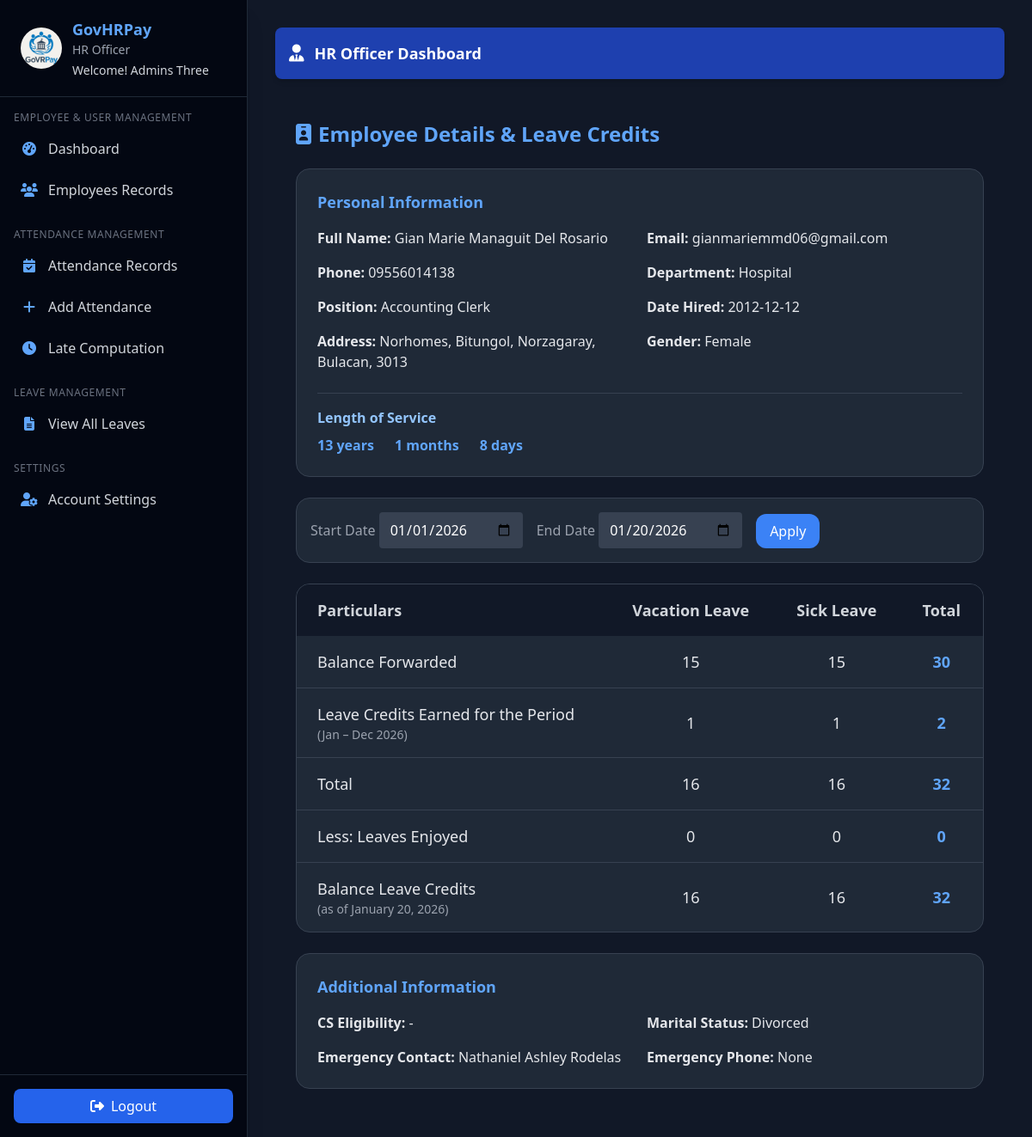
Before: /hr/officer/employee/1/view (signed in) with the older database file.
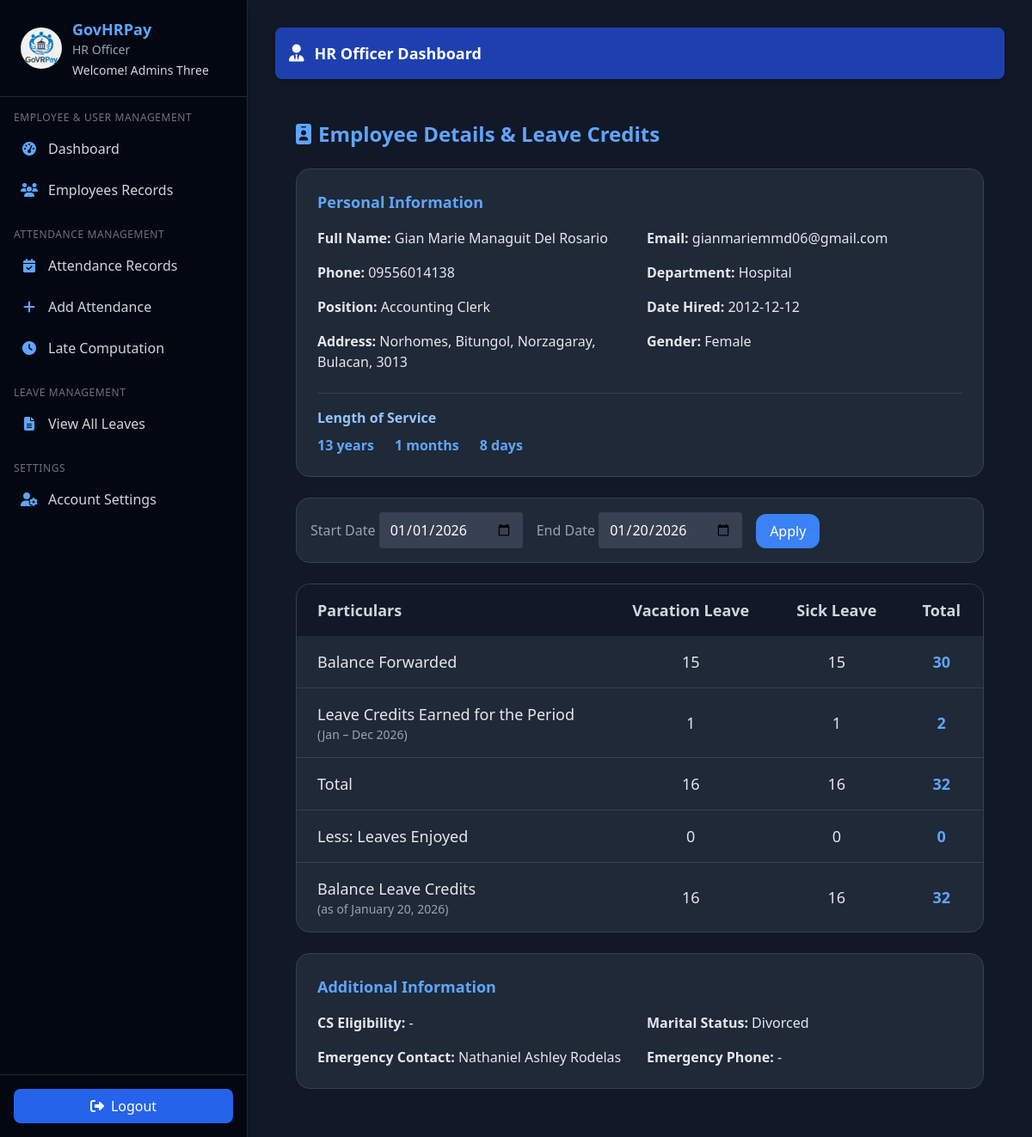
After: the same page with the newer database file.
### hr_system/hr/models/hr_models.py (models this page shows, shortened)
class Employee(db.Model):
    __tablename__ = "employee"
    id = db.Column(db.Integer, primary_key=True)
    employee_id = db.Column(db.String(20), unique=True, nullable=False)
    user_id = db.Column(db.Integer, db.ForeignKey('user.id', name='fk_employee_user_id'), unique=True)
    department_id = db.Column(db.Integer, db.ForeignKey('department.id', name='fk_employee_department_id'))
    position_id = db.Column(db.Integer, db.ForeignKey('position.id', name='fk_employee_position_id'))
    first_name = db.Column(db.String(100), nullable=False)
    last_name = db.Column(db.String(100), nullable=False)
    middle_name = db.Column(db.String(100))
    email = db.Column(db.String(150), unique=True, nullable=False)
    phone = db.Column(db.String(20))
    barangay = db.Column(db.String(100))
    municipality = db.Column(db.String(100))
    province = db.Column(db.String(100))
    postal_code = db.Column(db.String(10))
    street_address = db.Column(db.String(255))
    salary = db.Column(db.Float)
    date_hired = db.Column(db.Date, nullable=False)
    date_of_birth = db.Column(db.Date)
    gender = db.Column(db.String(10))
    marital_status = db.Column(db.String(20))
    emergency_contact = db.Column(db.String(100))
    emergency_phone = db.Column(db.String(20))
    status = db.Column(db.String(20), default="Active")
    archived = db.Column(db.Boolean, default=False)
    archived_at = db.Column(db.DateTime)
    cs_eligibility = db.Column(db.String(50))
    created_at = db.Column(db.DateTime, default=datetime.utcnow)
    updated_at = db.Column(db.DateTime, default=datetime.utcnow, onupdate=datetime.utcnow)
    user = db.relationship("User", back_populates="employee_profile", uselist=False)
    department = db.relationship("Department", back_populates="employees", foreign_keys=[department_id])
    position = db.relationship("Position", back_populates="employees", foreign_keys=[position_id])
    attendances = db.relationship("Attendance", back_populates="employee", lazy=True)
    leaves = db.relationship("Leave", back_populates="employee", lazy=True)
    leave_credits = db.relationship("LeaveCredit", back_populates="employee", lazy=True)
    payrolls = db.relationship("Payroll", back_populates="employee", lazy=True)
    payslips = db.relationship("Payslip", back_populates="employee", lazy=True)
    employee_deductions = db.relationship("EmployeeDeduction", back_populates="employee", lazy=True, cascade="all, delete-orphan")
    employee_allowances = db.relationship("EmployeeAllowance", back_populates="employee", lazy=True, cascade="all, delete-orphan")
    employment_type_id = db.Column(db.Integer, db.ForeignKey("employment_type.id", name="fk_employee_employment_type_id"))
    employment_type = db.relationship("EmploymentType", back_populates="employees", foreign_keys=[employment_type_id])
    deductions = db.relationship(
        "Deduction",
        secondary="employee_deductions",
        viewonly=True,
        lazy="joined"
    )
    allowances = db.relationship(
        "Allowance",
        secondary="employee_allowances",
        viewonly=True,
        lazy="joined"
    )
    def get_full_name(self):
        return f"{self.first_name} {self.middle_name or ''} {self.last_name}".strip()
    def get_full_address(self):
        parts = [self.street_address, self.barangay, self.municipality, self.province, self.postal_code]
        return ', '.join([p for p in parts if p])
    def get_working_duration(self):
        if not self.date_hired:
            return "0 years, 0 months, 0 days"
        today = date.today()
        start = self.date_hired
        years = today.year - start.year
        months = today.month - start.month
        days = today.day - start.day
        if months < 0:
            years -= 1
            months += 12
        return f"{years} years, {months} months, {days} days"

### hr_system/hr/routes/hr_officer_routes.py (the view)
@hr_officer_bp.route("/employee/<int:employee_id>/view")
@login_required
def view_employee(employee_id):
    employee = Employee.query.get_or_404(employee_id)
    today = date.today()
    start_date_str = request.args.get("start_date")
    end_date_str = request.args.get("end_date")
    start_date = (
        datetime.strptime(start_date_str, "%Y-%m-%d").date()
        if start_date_str else date(today.year, 1, 1)
    )
    end_date = (
        datetime.strptime(end_date_str, "%Y-%m-%d").date()
        if end_date_str else today
    )
    BASE_VACATION = 15
    BASE_SICK = 15
    months = max(
        (end_date.year - start_date.year) * 12 +
        (end_date.month - start_date.month) + 1,
        0
    )
    earned_vac = months
    earned_sick = months
    used_vac = sum(
        l.days_requested for l in employee.leaves
        if l.status == "Approved"
        and l.leave_type.name.lower() == "vacation"
        and start_date <= l.start_date <= end_date
    )
    used_sick = sum(
        l.days_requested for l in employee.leaves
        if l.status == "Approved"
        and l.leave_type.name.lower() == "sick"
        and start_date <= l.start_date <= end_date
    )
    total_vac = BASE_VACATION + earned_vac
    total_sick = BASE_SICK + earned_sick
    balance_vac = max(total_vac - used_vac, 0)
    balance_sick = max(total_sick - used_sick, 0)
    leave_table = [
        {
            "particulars": "Balance Forwarded",
            "vacation": BASE_VACATION,
            "sick": BASE_SICK,
            "total": BASE_VACATION + BASE_SICK
        },
        {
            "particulars": "Leave Credits Earned for the Period",
            "vacation": earned_vac,
            "sick": earned_sick,
            "total": earned_vac + earned_sick,
            "type": "earned"
        },
        {
            "particulars": "Total",
            "vacation": total_vac,
            "sick": total_sick,
            "total": total_vac + total_sick
        },
        {
            "particulars": "Less: Leaves Enjoyed",
            "vacation": used_vac,
            "sick": used_sick,
            "total": used_vac + used_sick
        },
        {
            "particulars": "Balance Leave Credits",
            "vacation": balance_vac,
            "sick": balance_sick,
            "total": balance_vac + balance_sick,
            "type": "balance"
        },
    ]
    return render_template(
        "hr/officer/officer_employee.html",
        employee=employee,
        leave_table=leave_table,
        start_date=start_date,
        end_date=end_date,
        today=today,
        datetime=datetime
    )

### hr_system/hr/__init__.py (called while the page is built)
@login_manager.user_loader
def load_user(user_id):
    return User.query.get(int(user_id))

### hr_system/hr/models/user.py (called while the page is built)
    def get_full_name(self):
        return f"{self.first_name} {self.last_name}"

### templates/hr/officer/officer_employee.html (shortened to what the changed rows need)
{% extends 'hr/officer/officer_base.html' %}
{% block content %}
<main class="p-4 md:p-6 space-y-6">
  <h1 class="text-2xl font-semibold text-blue-400 flex items-center gap-2">
    <i class="fa-solid fa-id-badge"></i>
    Employee Details & Leave Credits
  </h1>
  <div class="bg-gray-800 p-6 rounded-2xl border border-gray-700">
    <h2 class="text-lg font-semibold text-blue-400 mb-4">Personal Information</h2>
    <div class="grid grid-cols-1 md:grid-cols-2 gap-4 text-gray-200 text-base">
      <div><span class="font-semibold">Full Name:</span> {{ employee.get_full_name() }}</div>
      <div><span class="font-semibold">Email:</span> {{ employee.email }}</div>
      <div><span class="font-semibold">Phone:</span> {{ employee.phone or '-' }}</div>
      <div><span class="font-semibold">Department:</span> {{ employee.department.name if employee.department else '-' }}</div>
      <div><span class="font-semibold">Position:</span> {{ employee.position.name if employee.position else '-' }}</div>
      <div>
        <span class="font-semibold">Date Hired:</span>
        {{ employee.date_hired.strftime('%Y-%m-%d') if employee.date_hired else '-' }}
      </div>
      <div><span class="font-semibold">Address:</span> {{ employee.get_full_address() or '-' }}</div>
      <div><span class="font-semibold">Gender:</span> {{ employee.gender or '-' }}</div>
    </div>
        {% set years, months, days = employee.get_working_duration().split(',') %}
  </div>
  <div class="overflow-x-auto bg-gray-800 rounded-2xl border border-gray-700">
    <table class="min-w-full text-lg text-gray-200">
      <thead class="bg-gray-900">
        <tr>
          <th class="px-6 py-4 text-left text-gray-300">Particulars</th>
          <th class="px-6 py-4 text-center text-gray-300">Vacation Leave</th>
          <th class="px-6 py-4 text-center text-gray-300">Sick Leave</th>
          <th class="px-6 py-4 text-center text-gray-300">Total</th>
        </tr>
      </thead>
    </table>
  </div>
  <div class="bg-gray-800 p-6 rounded-2xl border border-gray-700">
    <h2 class="text-lg font-semibold text-blue-400 mb-4">Additional Information</h2>
    <div class="grid grid-cols-1 md:grid-cols-2 gap-4 text-gray-200 text-base">
      <div><span class="font-semibold">CS Eligibility:</span> {{ employee.cs_eligibility or '-' }}</div>
      <div><span class="font-semibold">Marital Status:</span> {{ employee.marital_status or '-' }}</div>
      <div><span class="font-semibold">Emergency Contact:</span> {{ employee.emergency_contact or '-' }}</div>
      <div><span class="font-semibold">Emergency Phone:</span> {{ employee.emergency_phone or '-' }}</div>
    </div>
  </div>
</main>
{% endblock %}

Changed rows visible on the page:
changed Employee "Gian Marie Managuit Del Rosario": emergency_phone "None" → "-"
